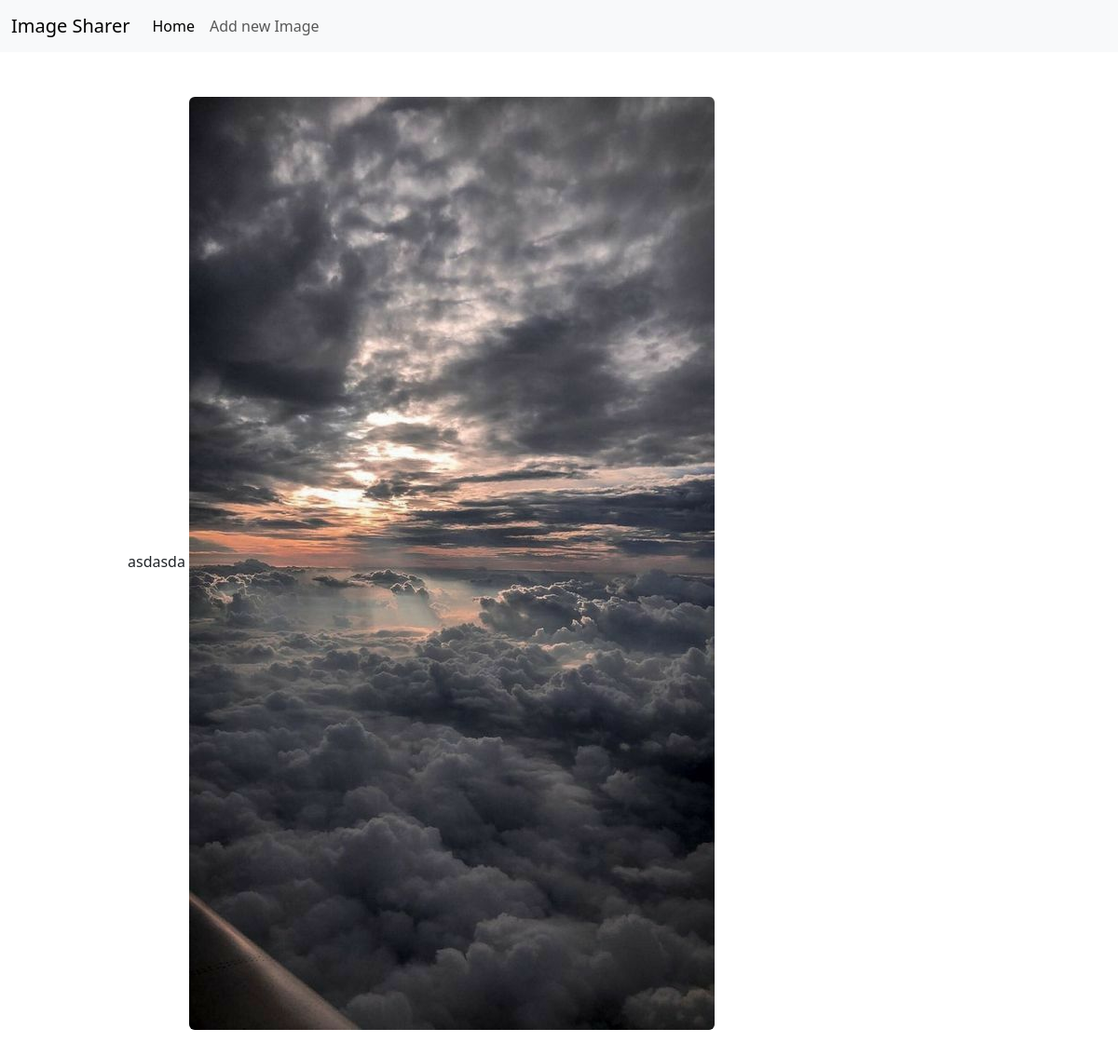
/detail/20/, run on the app's committed database.
### feed/models.py (models this page shows, shortened)
class Post(models.Model):
    text = models.CharField(max_length=140, blank=False, null=False)
    image = ImageField()

### feed/views.py (the view)
# urls.py: path('detail/<int:pk>/', PostDetailView.as_view(), name='detail'),
class PostDetailView(DetailView):
    template_name = "detail.html"
    model = Post

### templates/detail.html (shortened to what this page needs)
{% extends "base.html" %}
{% block body %}
    <div class="row">
        <div class="col-sm-10 offset-sm-1 py-5">
    {{ object.text }}
    <img src="{{ object.image.url }}" class="img-fluid rounded">
        </div>
    </div>
{% endblock %}

### data on the page
Post: text "asdasda", image (picture)
